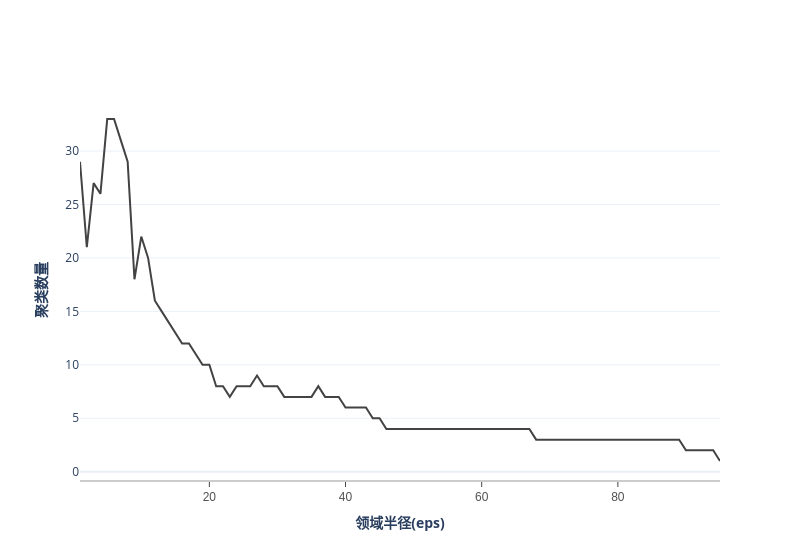

Notebook source saved alongside this figure:
### Markdown cell above
轮廓系数与卡林斯基-哈拉巴斯指数都是内部聚类评价指标，即在不知道真实labels时对聚类结果进行评价。

内部聚类评价指标的一个通病是默认数据集中的类别是簇状结构。

事实上，真实世界的数据集很多都不是簇状结构，所以内部聚类评价往往并不客观。

对于非簇状结构的聚类结果的评价往往使用外部聚类评价指标，常见的有NMI，AMI，F-score，Accuracy等。

### Code cell
#聚类数量折线图
df_dbscan_now = df_dbscan_result[df_dbscan_result.min_samples == set(df_dbscan_result.min_samples)[1]]
myplot.One_Axes_Line(df_dbscan_now,"eps","cluster_count",
                     xAxes_name = "领域半径(eps)",
                     line_name = "聚类数量")

### Figure 1 — Plotly figure (JSON) as saved in the notebook; plotly's stock layout.template omitted (floating-point values rounded to 4 significant figures)
{"data": [{"line": {"color": "rgb(67,67,67)", "width": 2}, "mode": "lines", "name": "聚类数量", "type": "scatter", "x": [1, 2, 3, 4, 5, 6, 7, 8, 9, 10, 11, 12, 13, 14, 15, 16, 17, 18, 19, 20, 21, 22, 23, 24, 25, 26, 27, 28, 29, 30, 31, 32, 33, 34, 35, 36, 37, 38, 39, 40, 41, 42, 43, 44, 45, 46, 47, 48, 49, 50, 51, 52, 53, 54, 55, 56, 57, 58, 59, 60, 61, 62, 63, 64, 65, 66, 67, 68, 69, 70, 71, 72, 73, 74, 75, 76, 77, 78, 79, 80, 81, 82, 83, 84, 85, 86, 87, 88, 89, 90, 91, 92, 93, 94, 95], "y": [29, 21, 27, 26, 33, 33, 31, 29, 18, 22, 20, 16, 15, 14, 13, 12, 12, 11, 10, 10, 8, 8, 7, 8, 8, 8, 9, 8, 8, 8, 7, 7, 7, 7, 7, 8, 7, 7, 7, 6, 6, 6, 6, 5, 5, 4, 4, 4, 4, 4, 4, 4, 4, 4, 4, 4, 4, 4, 4, 4, 4, 4, 4, 4, 4, 4, 4, 3, 3, 3, 3, 3, 3, 3, 3, 3, 3, 3, 3, 3, 3, 3, 3, 3, 3, 3, 3, 3, 3, 2, 2, 2, 2, 2, 1]}], "layout": {"width": 800, "xaxis": {"linecolor": "rgb(204, 204, 204)", "linewidth": 2, "showgrid": false, "showline": true, "showticklabels": true, "tickfont": {"color": "rgb(82, 82, 82)", "family": "Arial", "size": 12}, "ticks": "outside", "title": {"text": "<b>领域半径(eps)</b>"}}, "yaxis": {"title": {"text": "<b>聚类数量</b> "}}}}
